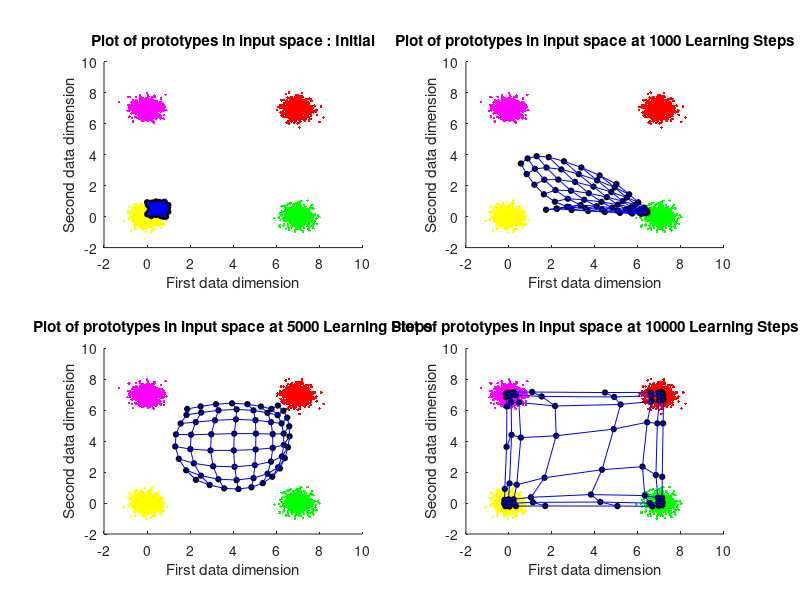
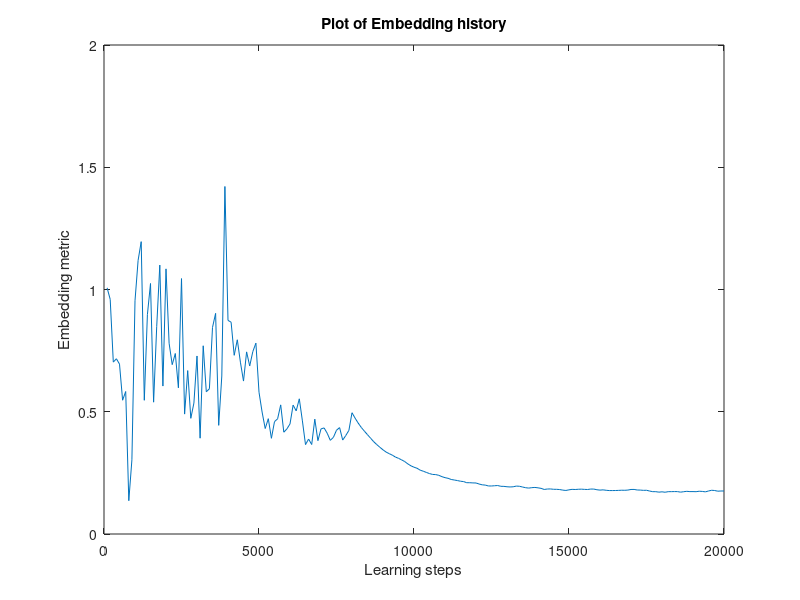
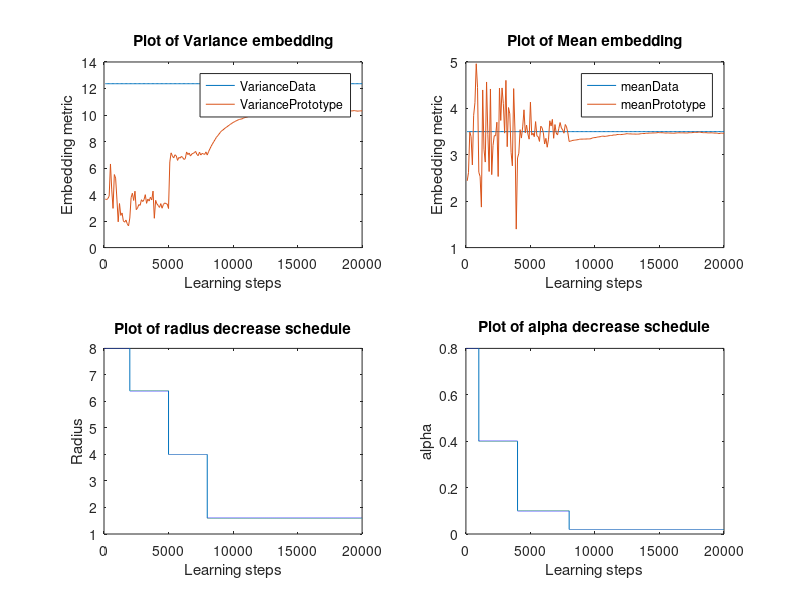

Source code (MATLAB) for these figures, in order:
% SOM for 2d gaussians
function SOM2
% Prashant Kalvapalle
% Comp 504 HW6 - Base code for all problems
% close 1;
% NOTE : Initial (and final) lattice is a cell representation, In the function it is
% used as a multi-dimensional matrix

latticeSize = [8 8];
initRadius = max(latticeSize); % Initial radius of influence

numIters = 20000; % number of learning steps
alphaI = .8; % learning rate

nEmbedEval = 100;

% Input data entry
dataInput = [createGaussians([2 1000],.1,[7 7]), createGaussians([2 1000],.1,[0 7]), createGaussians([2 1000],.1,[7 0]), createGaussians([2 1000],.1,[0 0]),]; % each COLUMN is a data point

dimDataInput = size(dataInput,1); % gives the dimensionality of data space
latticeCell = createInitLattice(dimDataInput,latticeSize); % weights initialization

% Perform self organization
[finalLattice, stepsToConv, embedding] = selfOrganize(latticeCell,dataInput,numIters,initRadius,alphaI,nEmbedEval);

% % giving the final weights of the lattice in Cell form
% finalLatticeCell = mat2cell(finalLattice,ones(1,latticeSize(1)),ones(1,latticeSize(2)),2); finalLatticeCell = cellfun(@(x)reshape(x,2,1),finalLatticeCell,'un',0);

%% plotting density plot
% [densityLattice, ~, histoData] = calcDensityLattice(finalLattice,dataInput,size(latticeCell));
% densityLattice = mat2gray(densityLattice);
% figure; imagesc(densityLattice); colormap(flipud(gray)); colorbar; title('Density of Inputs mapped to each Prototype')

%% printing convergence steps
if stepsToConv < numIters
    disp(['SOM Converged in ',num2str(stepsToConv),' steps'])
else
    disp(['Maximum iterations exhausted = ',num2str(stepsToConv),' steps'])
end

%% plotting final prototype configuration w coloured known data classes
% figure;
% dI = reshape(dataInput',[],4,2); hold on;
% plot(dI(:,1,1),dI(:,1,2),'r.');  plot(dI(:,2,1),dI(:,2,2),'m.');  plot(dI(:,3,1),dI(:,3,2),'g.');  plot(dI(:,4,1),dI(:,4,2),'y.');
% plot(finalLattice(:,:,1),finalLattice(:,:,2),'ko','MarkerFaceColor','k','MarkerSize',4);
% plot(finalLattice(:,:,1),finalLattice(:,:,2),'b-'); plot(finalLattice(:,:,1)',finalLattice(:,:,2)','b-');
% xlabel('First data dimension'); ylabel('Second data dimension'); title(['Plot of prototypes in input space: Final after ',num2str(stepsToConv),' Learning Steps'])
% legend('Input data1','Input data2','Input data3','Input data4','Prototype vectors')

%% plotting histogram
% plotHistoChart(histoData);

%% plotting embedding history
figure;
plot(embedding(6,:), embedding(1,:)); xlabel('Learning steps'); ylabel('Embedding metric'); title(['Plot of Embedding history'])

%% plotting Mean and variance changes along with decrease schedules
figure(3);
subplot(2,2,1); plot(embedding(6,:), embedding([3,5],:)); xlabel('Learning steps'); ylabel('Embedding metric'); title('Plot of Variance embedding'); legend('VarianceData','VariancePrototype')
subplot(2,2,2); plot(embedding(6,:), embedding([2,4],:)); xlabel('Learning steps'); ylabel('Embedding metric'); title('Plot of Mean embedding'); legend('meanData','meanPrototype')
decayIters = 10000; radius = zeros(1,numIters); alpha = radius;
for i = 1:numIters
    radius(i) = initRadius * ((i <= decayIters/5) + .8 * (i > decayIters/5 & i <= decayIters/2) + .5 * (i > decayIters/2 & i <= decayIters*.8)+ .2 * (i > decayIters*.8));
    alpha(i) = alphaI * ((i <= decayIters/10) + .5 * (i > decayIters/10 & i <= decayIters/2.5) + .125 * (i > decayIters/2.5 & i <= decayIters*.8)+ .025 * (i > decayIters*.8));
end
subplot(2,2,3); plot(1:numIters, radius); xlabel('Learning steps'); ylabel('Radius'); title('Plot of radius decrease schedule');
subplot(2,2,4); plot(1:numIters, alpha); xlabel('Learning steps'); ylabel('alpha'); title('Plot of alpha decrease schedule');
end


function [finalLattice, stepsToConv, embedding] = selfOrganize(latticeCell,dataInput,numIters,initRadius,alphaI,nEmbedEval)
% the self organizing map steps here

% convert the input lattice cell into a multi-dimensional Matrix
Z = cellfun(@(x)reshape(x,1,1,[]),latticeCell,'un',0);
lattice = cell2mat(Z); % this is a multi-dimensional Matrix, with third dimension holding different input dimensions

r = (1:size(lattice,1))';c = 1:size(lattice,2);
latticeIndices(:,:,1) = r(:,ones(1,size(lattice,2))); latticeIndices(:,:,2) = c(ones(1,size(lattice,1)),:);  % latticeIndices : holds the i,j indices of the 2d lattice space

figure(1);
subplot(2,2,1);
dI = reshape(dataInput',[],4,2); hold on;
plot(dI(:,1,1),dI(:,1,2),'r.');  plot(dI(:,2,1),dI(:,2,2),'m.');  plot(dI(:,3,1),dI(:,3,2),'g.');  plot(dI(:,4,1),dI(:,4,2),'y.');
plot(lattice(:,:,1),lattice(:,:,2),'ko','MarkerFaceColor','k','MarkerSize',4);
plot(lattice(:,:,1),lattice(:,:,2),'b-'); plot(lattice(:,:,1)',lattice(:,:,2)','b-');
xlabel('First data dimension'); ylabel('Second data dimension'); title('Plot of prototypes in input space : Initial');
% legend('Input data1','Input data2','Input data3','Input data4','Prototype vectors')

dum = 2;
% [~, oldMapData, ~] = calcDensityLattice(lattice,dataInput,size(latticeCell)); % table of the prototype where each data point maps
stepsToConv = numIters;
embedding = ones(6,numIters/nEmbedEval);

for i = 1:numIters
    %     radius = initRadius; % can do decay here
%     embedding(:,i) = calcEmbed(dataInput, lattice); embedding(6,i) = i;
    decayIters = 10000;
    radius = initRadius * ((i <= decayIters/5) + .8 * (i > decayIters/5 & i <= decayIters/2) + .5 * (i > decayIters/2 & i <= decayIters*.8)+ .2 * (i > decayIters*.8));
    alpha = alphaI * ((i <= decayIters/10) + .5 * (i > decayIters/10 & i <= decayIters/2.5) + .125 * (i > decayIters/2.5 & i <= decayIters*.8)+ .025 * (i > decayIters*.8));
    
    % pick an x (data point) randomly
    x = dataInput(:,randi(size(dataInput,2)));
    
    % find euclidian distances and difference between chosen x and all W's
    differenceMatrix = repmat(reshape(x,1,1,[]),[size(lattice,1),size(lattice,2),1]) - lattice; % a 3D matrix of difference between every weight and x
    distToXMatrix = sqrt(sum((differenceMatrix).^2,3)); % finding norm or eucledian distance
    
    % find the winner = c = [win_row win_col]
    [~, winner] = min(distToXMatrix(:)); [win_row, win_col] = ind2sub(size(distToXMatrix), winner);
    c = [win_row win_col];
    
    % make a neighbourhood function in a matrix
    neighbourhoodFn = makeNeighbourhoodFn(latticeIndices,c,radius);
    
    % update the weights - Learning rule
    lattice = lattice + alpha * repmat(neighbourhoodFn,[1,1,size(differenceMatrix,3)]) .* differenceMatrix;
    
    % Calculate embedding every 100 steps
    if mod(i,nEmbedEval) == 0
        indexEmbed = i/nEmbedEval;
        embedding([1:5],indexEmbed) = calcEmbed(dataInput, lattice); embedding(6,indexEmbed) = i;
    end
    
    % making plots at particular learning steps as defined in the vector
    if sum(i == [decayIters/10 decayIters/2 decayIters])
        % Plot the mapping and input data
        figure(1); subplot(2,2,dum);
        dI = reshape(dataInput',[],4,2); hold on;
        plot(dI(:,1,1),dI(:,1,2),'r.');  plot(dI(:,2,1),dI(:,2,2),'m.');  plot(dI(:,3,1),dI(:,3,2),'g.');  plot(dI(:,4,1),dI(:,4,2),'y.');
        plot(lattice(:,:,1),lattice(:,:,2),'ko','MarkerFaceColor','k','MarkerSize',4);
        plot(lattice(:,:,1),lattice(:,:,2),'b-'); plot(lattice(:,:,1)',lattice(:,:,2)','b-');
        xlabel('First data dimension'); ylabel('Second data dimension'); title(['Plot of prototypes in input space at ',num2str(i),' Learning Steps'])
        %         legend('Input data1','Input data2','Input data3','Input data4','Prototype vectors')
        dum = dum + 1;
    end
    %     % making plots every 1000 learning steps to visually approximate
    %     % learning steps to convergence
    %         if ~mod(i,1000)
    % %         Plot the mapping and input data
    %         figure(2)
    % %         subplot(2,2,dum);
    %         dI = reshape(dataInput',[],4,2); hold on;
    %         plot(dI(:,1,1),dI(:,1,2),'r.');  plot(dI(:,2,1),dI(:,2,2),'m.');  plot(dI(:,3,1),dI(:,3,2),'g.');  plot(dI(:,4,1),dI(:,4,2),'y.');
    %         plot(lattice(:,:,1),lattice(:,:,2),'ko','MarkerFaceColor','k','MarkerSize',4);
    %         plot(lattice(:,:,1),lattice(:,:,2),'b-'); plot(lattice(:,:,1)',lattice(:,:,2)','b-');
    %         xlabel('First data dimension'); ylabel('Second data dimension'); title(['Plot of prototypes in input space at ',num2str(i),' Learning Steps'])
    %         legend('Input data1','Input data2','Input data3','Input data4','Prototype vectors')
    %         hold off;
    %         drawnow;
    % %         dum = dum + 1;
    %         end
    
    if stepsToConv < numIters
        break
    end
    
end
finalLattice = lattice;

end


function [densityLattice,mapData,histoData]  = calcDensityLattice(lattice,dataInput,sizeOflatticeCell)
% calculates the prototype each data point is mapped to
densityLattice = zeros(sizeOflatticeCell);
mapData = zeros([2 size(dataInput,2)]);
histoData = zeros([sizeOflatticeCell,4]);
% seq = [ones(1,1000) 2*ones(1,1000) 3*ones(1,1000) 4*ones(1,1000)];
for i = 1:size(dataInput,2)
    x = dataInput(:,i);
    
    % find euclidian distances and difference between chosen x and all W's
    differenceMatrix = repmat(reshape(x,1,1,[]),[size(lattice,1),size(lattice,2),1]) - lattice; % a 3D matrix
    distToXMatrix = sqrt(sum((differenceMatrix).^2,3)); % a 2D matrix for euclidian distances to x
    
    % find the winner = c = [win_row win_col]
    [~, winner] = min(distToXMatrix(:)); [win_row, win_col] = ind2sub(size(distToXMatrix), winner);
    c = [win_row win_col];
    % update the density lattice
    densityLattice(c(1),c(2)) = densityLattice(c(1),c(2)) + 1;
    mapData(:,i) = [win_row win_col];
    histoWrite = ([1 0 0 0] * (i <= 1000) + [0 1 0 0] * (i > 1000 & i <= 2000) + [0 0 1 0] * (i > 2000 & i <= 3000) + [0 0 0 1] * (i > 3000 & i <= 4000));
    histoData(c(1),c(2),:) = histoData(c(1),c(2),:) + (reshape(histoWrite,1,1,[]));
end

end


function neighbourhoodFn = makeNeighbourhoodFn(latticeIndices,c,radius)

distNeighbour = sum(abs(latticeIndices - repmat(reshape(c,1,1,[]),[size(latticeIndices,1),size(latticeIndices,2),1])),3); % Manhattan distance metric for the neighbourhood function
% EqDistNeighbour = sqrt(sum((latticeIndices - reshape(c,1,1,[])).^2,3)); % eucleidian distance metric for the neighbourhood function
neighbourhoodFn = exp(-((distNeighbour)./(radius)).^2);

end


function latticeCell = createInitLattice(dimDataInput,latticeSize)
% creates random weight vectors in a cell
latticeCell = cell(latticeSize);
latticeCell = arrayfun(@(x) rand(dimDataInput,1),latticeCell, 'uni',0);
end


function x1 = createGaussians(dim,var,mean)
% creates a normal random vector with dim dimension. mean of first 2
% dimensions set by [mean1 mean2]
x1 = sqrt(var)*randn(dim(1),dim(2));
% x1=detrend(x1);
x1(1,:) = x1(1,:) + repmat(mean(1),[1,size(x1,2)]);
x1(2,:) = x1(2,:) + repmat(mean(2),[1,size(x1,2)]);
end


function plotHistoChart(histoData)
figure;
m = size(histoData,1); n = size(histoData,2);
p = 1;
for j = 1:n
    for i = 1:m
        ax = axes('position',[(i-1)/m (n-j)/n 1/m 1/n]); hold on;
        hiss = reshape(histoData(i,j,:),1,4);
        colors = {'r', 'm', 'g', 'y'};
        % Plots different bars for each data type
        for k = 1:numel(hiss)
            bar(ax,k, hiss(k),colors{k});
        end
        ylim([0 200]);
        set(ax,'YTickLabel',[]);set(ax,'XTickLabel',[]);
        set(ax,'Box','on')
        %         set(gca,'Visible','off');
        %         set(gca,'position',[i/m (n-j)/n 1/m 1/n])
        p = p + 1;
        
    end
end
end

function embedding = calcEmbed(dataInput, lattice)
linearLattice = reshape(lattice,size(dataInput,1),[]);
mData = mean(dataInput,2);
vData = var(dataInput,0,2);
mProt = mean(linearLattice,2);
vProt = var(linearLattice,0,2);
embedding = [mData vData mProt vProt]'; embedding = mean(embedding,2);
embedding = [(1 - mean(mProt./mData) + 1 - mean(vProt./vData)); embedding];
end


function embedding = calcEmbedHamel(dataInput, lattice)
linearLattice = reshape(lattice,size(dataInput,1),[]);
mData = mean(dataInput,2);
vData = var(dataInput,0,2);
mProt = mean(linearLattice,2);
vProt = var(linearLattice,0,2);

nProt = size(linearLattice,2);
nData = size(dataInput,2);

% Hamel formulas for 95% accuracy
vleftLimit = (vData./vProt)/fpdf(0.05/2,nData/nProt);
vrightLimit = (vData./vProt)*fpdf(0.05/2,nData/nProt);
vEmbed = vleftLimit<=1 & 1<=vrightLimit;

mleftLimit = (mData-mProt) - 1.96*sqrt(vData.^2/nData + vProt.^2/nProt);
mrightLimit = (mData-mProt) + 1.96*sqrt(vData.^2/nData + vProt.^2/nProt);
mEmbed = mleftLimit<=1 & 1<=mrightLimit;

fSignificance = vData / sum(VData);

embedding = mean(fSignificance*(vEmbed * mEmbed));
end
